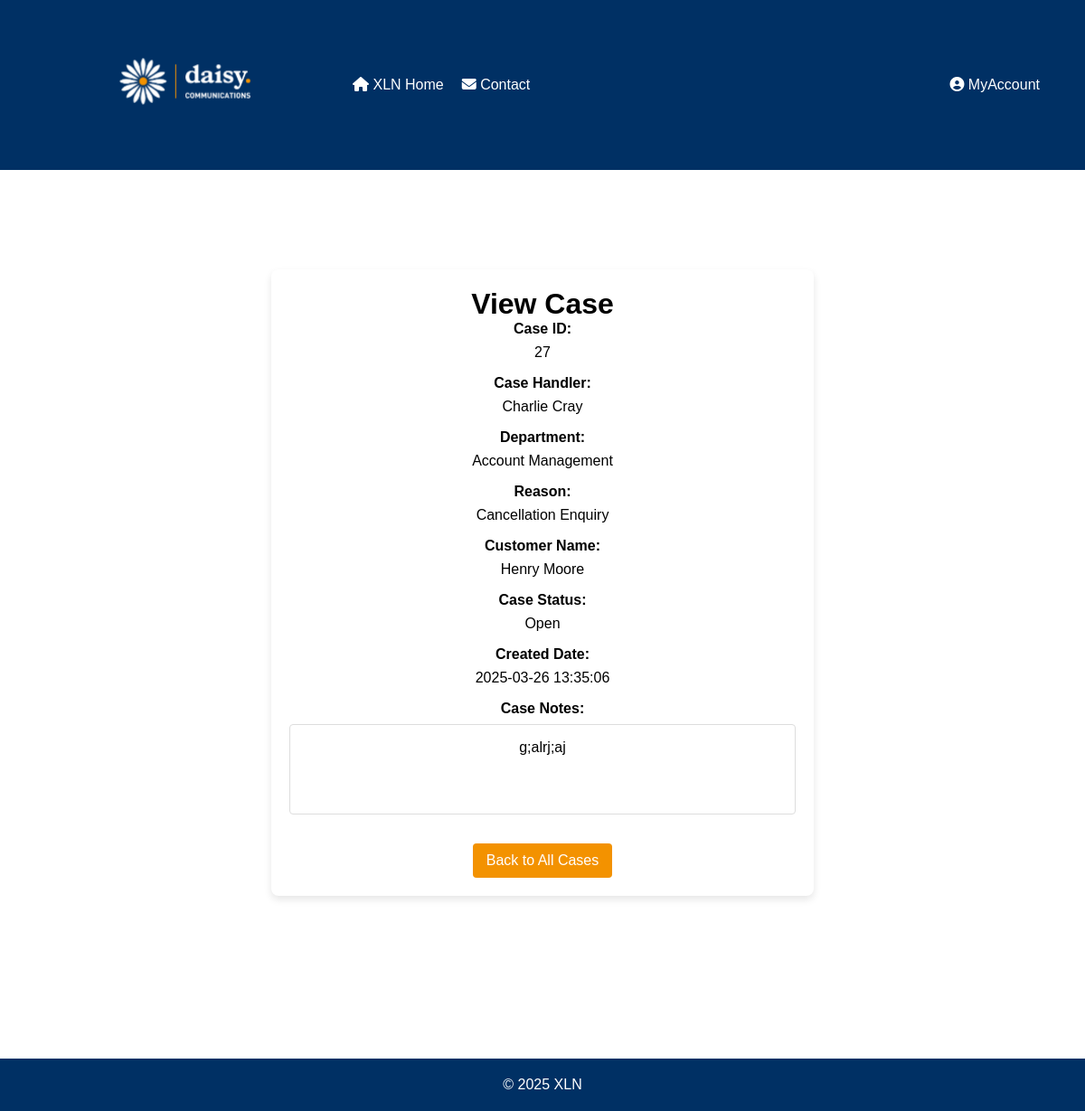
Page /php/ViewCase.php?uid=27 on the earlier database version.
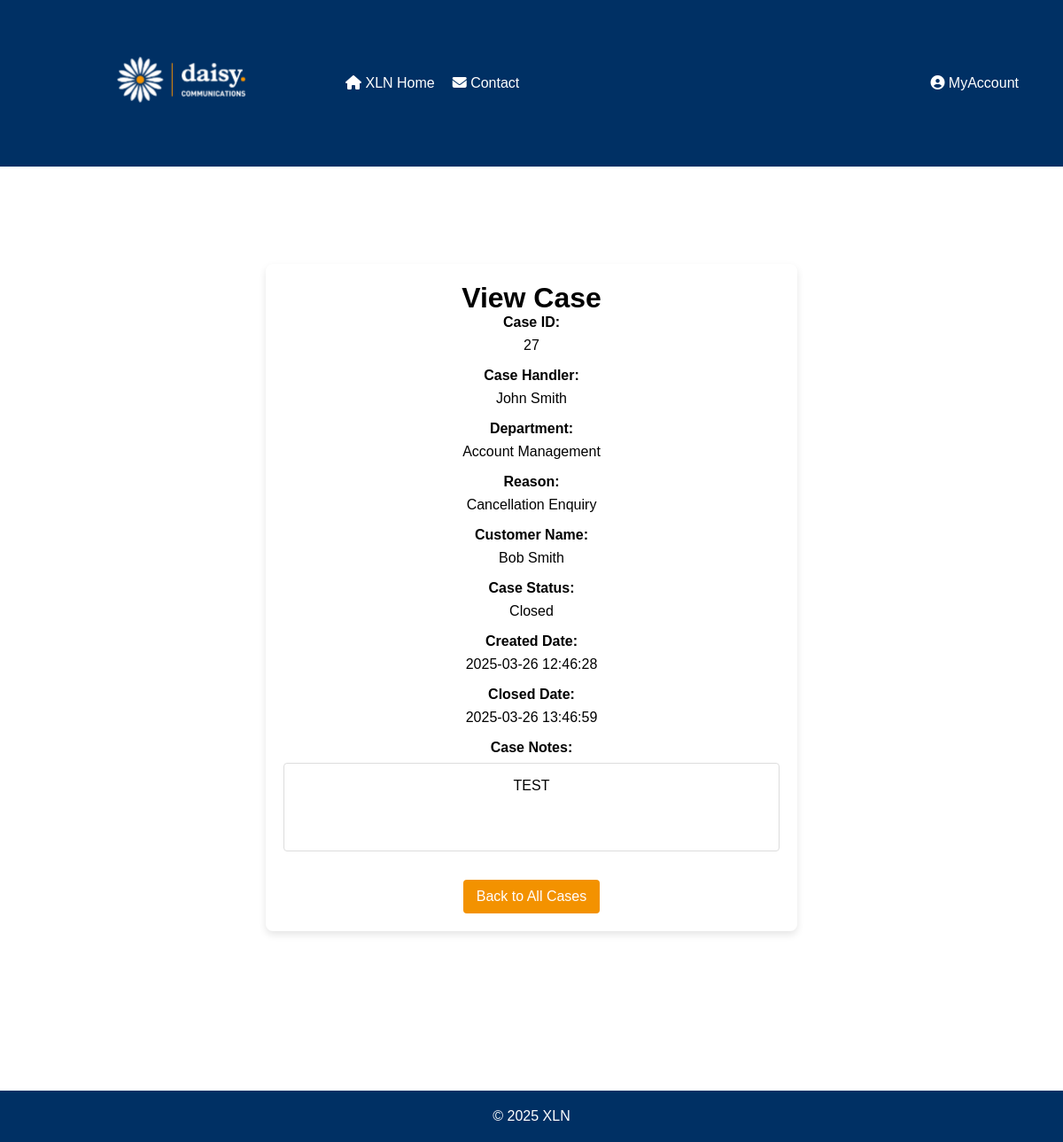
Same page on the later database version.
### tables this page shows
CREATE TABLE "cases" (
	"caseID"	INTEGER,
	"userID"	INT NOT NULL,
	"reasonID"	INT NOT NULL,
	"description"	TEXT NOT NULL,
	"status"	INT NOT NULL CHECK("status" IN (0, 1)),
	"created"	TEXT CHECK("created" GLOB '????-??-?? ??:??:??'),
	"closed"	TEXT CHECK(("status" = 1 AND "closed" IS NULL) OR ("status" = 0 AND "closed" GLOB '????-??-?? ??:??:??')),
	"customerID"	INTEGER,
	PRIMARY KEY("caseID" AUTOINCREMENT),
	FOREIGN KEY("customerID") REFERENCES "customers"("customerID") ON UPDATE CASCADE ON DELETE CASCADE,
	FOREIGN KEY("reasonID") REFERENCES "reasons"("reasonID") ON UPDATE CASCADE ON DELETE CASCADE,
	FOREIGN KEY("userID") REFERENCES "users"("userID") ON UPDATE CASCADE ON DELETE CASCADE
);

CREATE TABLE "customers" (
	"customerID"	INTEGER,
	"name"	TEXT NOT NULL,
	"email"	TEXT NOT NULL CHECK("email" LIKE '%_@_%._%'),
	PRIMARY KEY("customerID" AUTOINCREMENT)
);

CREATE TABLE departments (
departmentID INTEGER PRIMARY KEY AUTOINCREMENT,
deptName TEXT NOT NULL
);

CREATE TABLE "reasons" (
    reasonID SERIAL PRIMARY KEY,
    reason TEXT UNIQUE NOT NULL
);

### php/ViewCase.php (the view, shortened to what this page needs)
<?php
$caseID = isset($_GET['uid']) ? $_GET['uid'] : null;
$caseData = null;
$db = new SQLite3('../data/XLN_new_DBA.db');
if ($caseID) {
    $stmt = $db->prepare("SELECT c.*,
                    d.deptName AS department_name,
                    r.reason AS reason_name,
                    cu.name AS customer_name,
                    u.fname || ' ' || u.lname AS user_name,
                    CASE WHEN c.status = 1 THEN 'Open' ELSE 'Closed' END AS status_text
                FROM cases c
                LEFT JOIN reasons r ON c.reasonID = r.reasonID
                LEFT JOIN department_reasons dr ON dr.reasonID = r.reasonID
                LEFT JOIN departments d ON dr.departmentID = d.departmentID
                LEFT JOIN customers cu ON c.customerID = cu.customerID
                LEFT JOIN users u ON c.userID = u.userID
                WHERE c.caseID = :caseID");
    $stmt->bindValue(':caseID', $caseID, SQLITE3_INTEGER);
    $result = $stmt->execute();
    $caseData = $result->fetchArray(SQLITE3_ASSOC);
}
?>
<!DOCTYPE html>
<html lang="en">
<head>
    <link rel="stylesheet" href="../css/EditCase.css">
    <link
    rel="stylesheet"
    href="https://cdnjs.cloudflare.com/ajax/libs/font-awesome/6.2.1/css/all.min.css"
  />
</head>
<body>
<header>
        <a href="Homepage.php"><img class="logo" src="../xlnLogo.png" alt="XLN Logo"></a>
        <nav>
            <ul class="left-menu">
                <li><a href="Homepage.php"><i class="fa-solid fa-house"></i> XLN Home</a></li>
                <li><a href="../html/Contact.html"><i class="fa-solid fa-envelope"></i> Contact</a></li>
            </ul>
            <ul class="right-menu">
                <li class="dropdown">
                    <a href="javascript:void(0)" class="dropbtn"><i class="fa-solid fa-circle-user"></i> MyAccount</a>
                </li>
            </ul>
        </nav>
    </header>
    <main>
        <div class="container">
            <h1>View Case</h1>
            <?php if ($caseData): ?>
                <div id="viewCaseForm">
                    <div class="form-group">
                        <label>Case ID:</label>
                        <p><?php echo $caseData['caseID']; ?></p>
                    </div>
                    <div class="form-group">
                        <label>Case Handler:</label>
                        <p><?php echo $caseData['user_name']; ?></p>
                    </div>
                    <div class="form-group">
                        <label>Department:</label>
                        <p><?php echo $caseData['department_name']; ?></p>
                    </div>
                    <div class="form-group">
                        <label>Reason:</label>
                        <p><?php echo $caseData['reason_name']; ?></p>
                    </div>
                    <div class="form-group">
                        <label>Customer Name:</label>
                        <p><?php echo $caseData['customer_name']; ?></p>
                    </div>
                    <div class="form-group">
                        <label>Case Status:</label>
                        <p><?php echo $caseData['status_text']; ?></p>
                    </div>
                    <div class="form-group">
                        <label>Created Date:</label>
                        <p><?php echo $caseData['created']; ?></p>
                    </div>
                    <?php if ($caseData['closed']): ?>
                    <div class="form-group">
                        <label>Closed Date:</label>
                        <p><?php echo $caseData['closed']; ?></p>
                    </div>
                    <?php endif; ?>
                    <div class="form-group">
                        <label>Case Notes:</label>
                        <div class="notes-container">
                            <?php echo nl2br(htmlspecialchars($caseData['description'])); ?>
                        </div>
                    </div>
                    <a href="ViewAllCases.php" class="button">Back to All Cases</a>
                </div>
            <?php else: ?>
                <p>No case found or invalid case ID.</p>
                <a href="ViewAllCases.php">Back to All Cases</a>
            <?php endif; ?>
        </div>
    </main>
    <footer>
        <p>&copy; <span id="year"></span> XLN</p>
    </footer>
</body>
</html>

Differences in the rows shown:
changed cases "Account Management": customerID.name "Henry Moore" → "Bob Smith"; created "2025-03-26 13:35:06" → "2025-03-26 12:46:28"; closed (not shown) → "2025-03-26 13:46:59"; description "g;alrj;aj" → "TEST"
Other differences:
$caseData['user_name']: "Charlie Cray" → "John Smith"
$caseData['status_text']: "Open" → "Closed"
text now shown: "Closed Date:"
